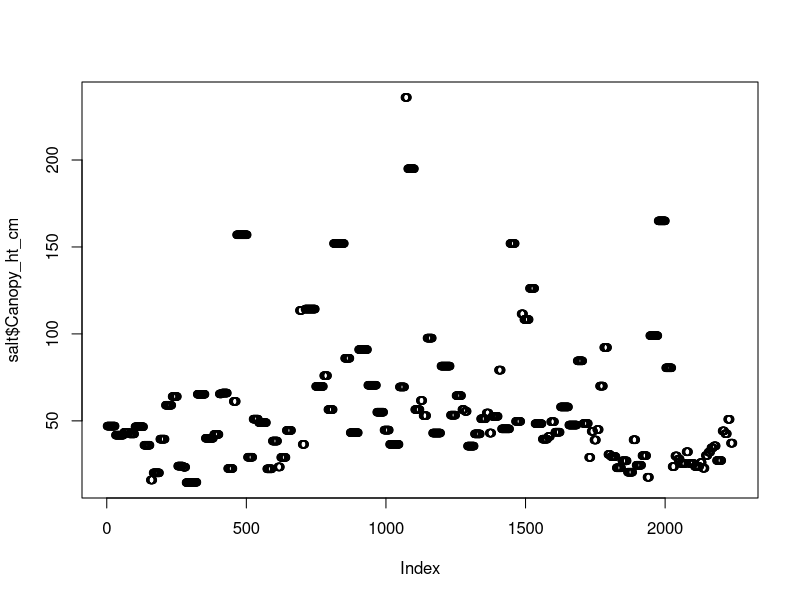
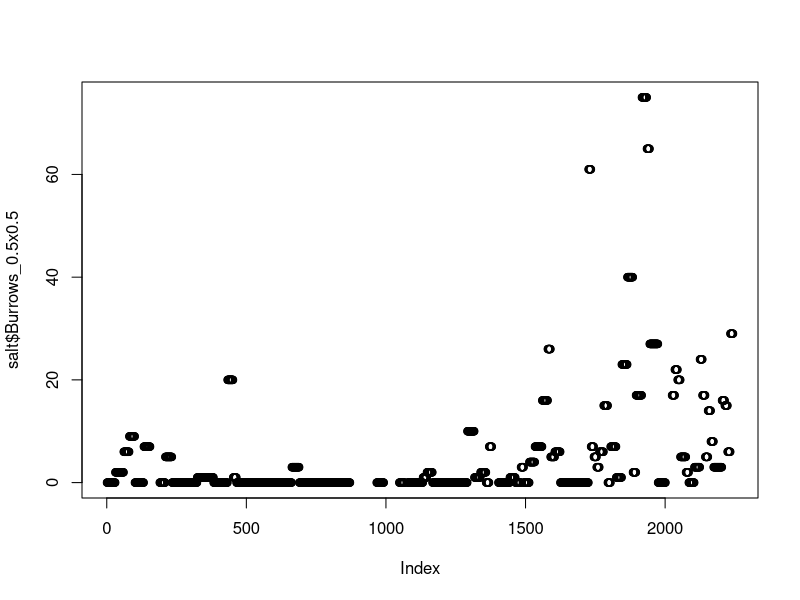
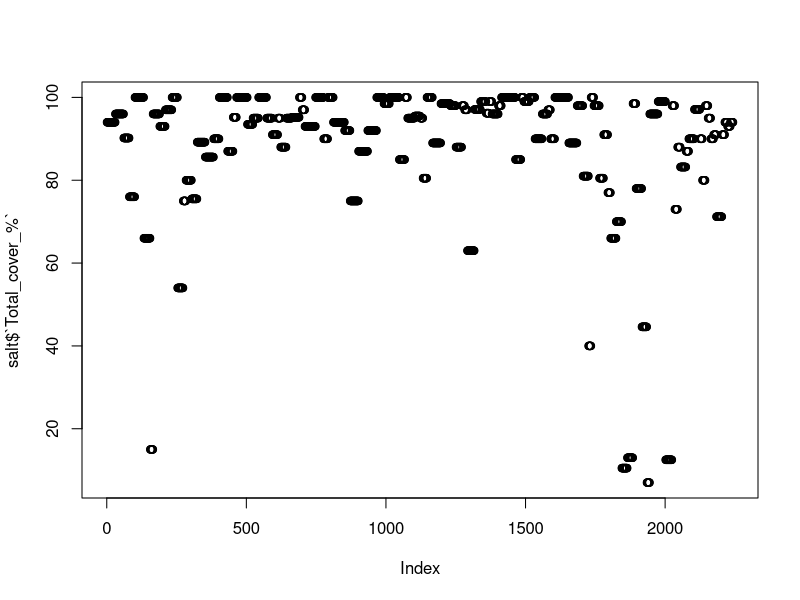
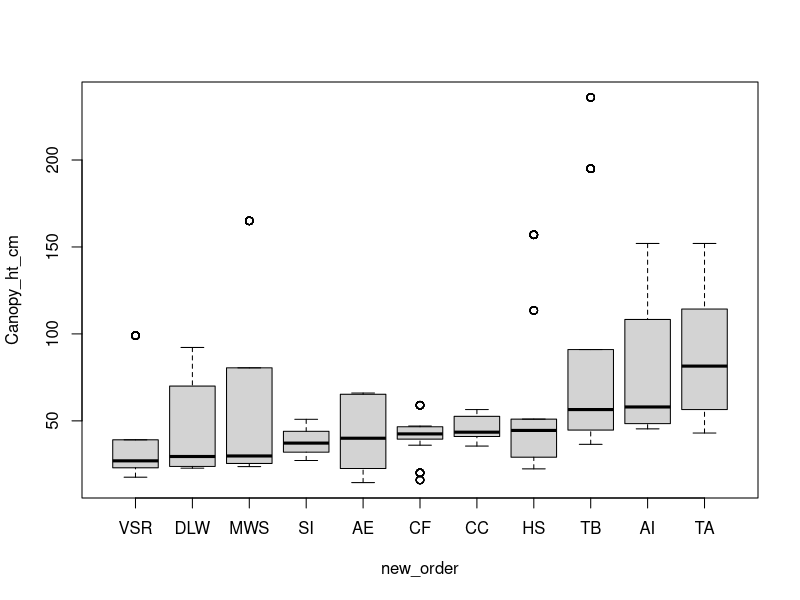
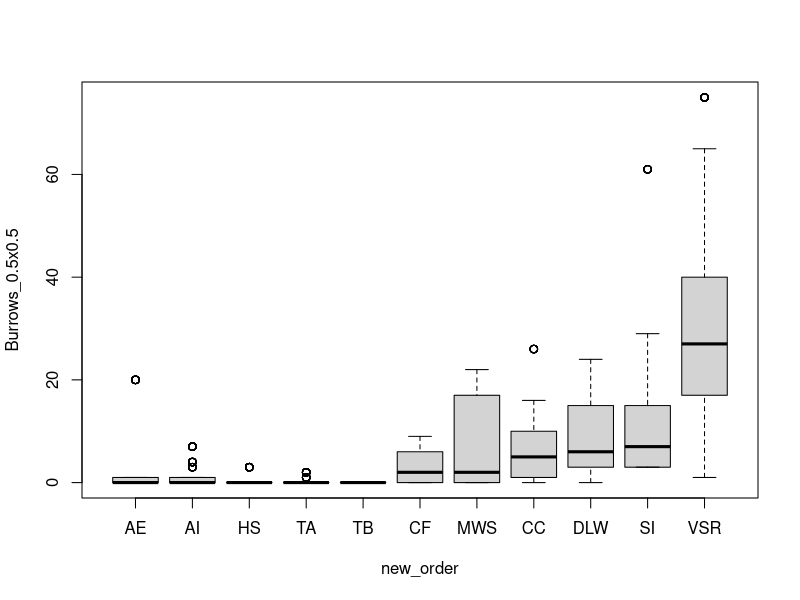
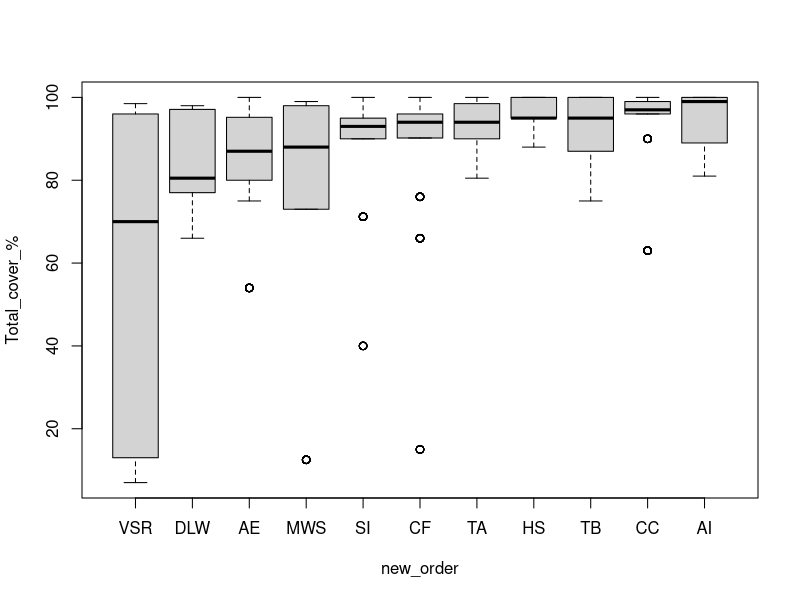
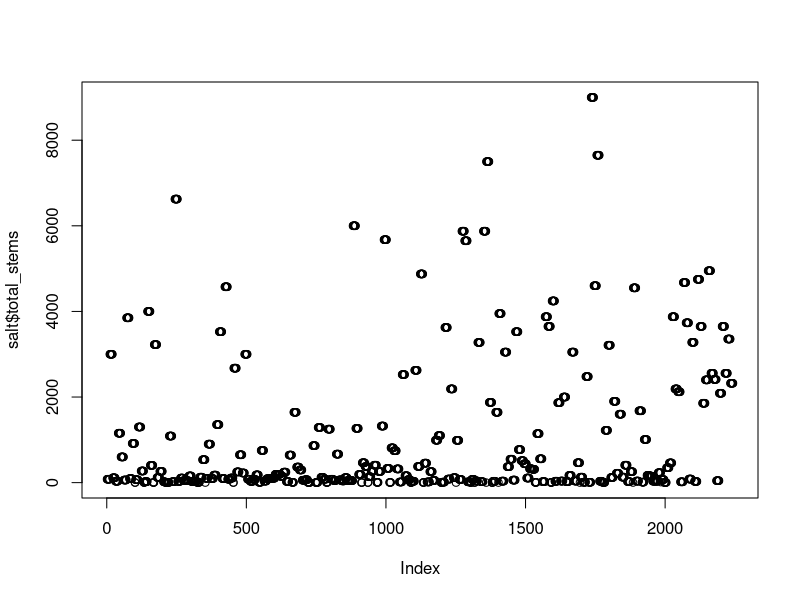
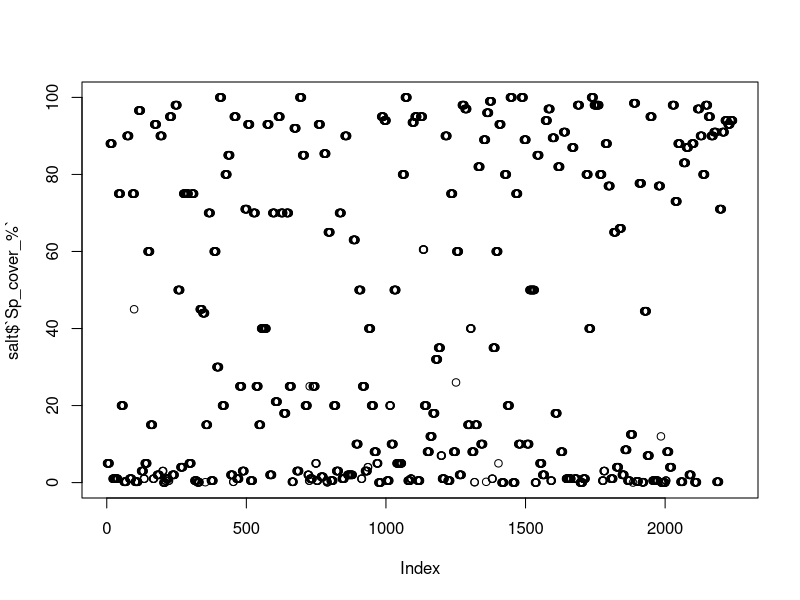

Reproduce these figures in R, in order.
## ---- chunk 1
#install.packages("readxl")
#install.packages("tidyverse")

library(readxl)
library(tidyverse)
## ---- chunk 2
# set working directory
setwd("C:/Users/z5204897/OneDrive - UNSW/Desktop/PhD/Data_analysis/Project/Functional_traits")

# input saltmarsh data
salt <- read_excel("Data/Functional_traits_combined_data.xlsx", sheet = "Saltmarsh") %>% 
  arrange(Date, Time) %>% 
  mutate(total_stems = Stems * 10000/Quad_length_cm^2, # add column for total stem count per 1m2 for each species to standardise stem counts
         rest_year = case_when(
           Site == "AE" ~ as.numeric("2017"),
           Site == "HS" ~ as.numeric("2008"),
           Site == "TA" ~ as.numeric("2007"),
           Site == "TB" ~ as.numeric("2012"),
           Site == "CC" ~ as.numeric("1990"),
           Site == "CF" ~ as.numeric("1993"),
           Site == "DLW" ~ as.numeric("2014")
         )) # add a column for restoration years
# double check with Will years for each
## ---- chunk 3
# plot by order of observation
plot(salt$Canopy_ht_cm)
plot(salt$Burrows_0.5x0.5)
plot(salt$`Total_cover_%`)

# plot by site
new_order <- with(salt, reorder(Site, Canopy_ht_cm, median, na.rm=T)) 
boxplot(Canopy_ht_cm ~ new_order, data = salt)

new_order <- with(salt, reorder(Site, Burrows_0.5x0.5, median, na.rm=T)) 
boxplot(Burrows_0.5x0.5 ~ new_order, data = salt)

new_order <- with(salt, reorder(Site, `Total_cover_%`, median, na.rm=T)) 
boxplot(`Total_cover_%` ~ new_order, data = salt)
## ---- chunk 4
# plot each variable by order recorded
plot(salt$total_stems)
plot(salt$`Sp_cover_%`)
# need to fix first and then do flowers and seeds too plot(spor$Buds)
plot(salt$Stem_ht_mm)
plot(salt$Stem_dia_mm)

# plot by Site
new_order <- with(salt, reorder(Site, total_stems, median, na.rm=T)) 
boxplot(total_stems ~ new_order, data = salt)
# not really a relevant metric on a non-species-specific level as we measured stems differently for different species.

new_order <- with(salt, reorder(Site, `Sp_cover_%`, median, na.rm=T)) 
boxplot(`Sp_cover_%` ~ new_order, data = salt)
# not really a relevant metric on a non-species-specific level as it's more a function of how many species there are

new_order <- with(salt, reorder(Site, Stem_ht_mm, median, na.rm=T)) 
boxplot(Stem_ht_mm ~ new_order, data = salt)
# shorter for Maroochy, no clear trends with restoration

new_order <- with(salt, reorder(Site, Stem_dia_mm, median, na.rm=T)) 
boxplot(Stem_dia_mm ~ new_order, data = salt)
# no clear trends


# plot relationships between variables
plot(salt$Stem_ht_mm, salt$Stem_dia_mm)
plot(salt$total_stems, salt$`Sp_cover_%`)
## ---- chunk 5
spor <- salt %>%
  filter(Species == "Sporobolus")

# plot each variable by order recorded
plot(spor$total_stems)
plot(spor$`Sp_cover_%`)
# need to fix first and then do flowers and seeds too plot(spor$Buds)
plot(spor$Stem_ht_mm)
plot(spor$Stem_dia_mm)

# plot by Site
new_order <- with(spor, reorder(Site, total_stems, median, na.rm=T)) 
boxplot(total_stems ~ new_order, data = spor)

new_order <- with(spor, reorder(Site, `Sp_cover_%`, median, na.rm=T)) 
boxplot(`Sp_cover_%` ~ new_order, data = spor)

new_order <- with(spor, reorder(Site, Stem_ht_mm, median, na.rm=T)) 
boxplot(Stem_ht_mm ~ new_order, data = spor)

new_order <- with(spor, reorder(Site, Stem_dia_mm, median, na.rm=T)) 
boxplot(Stem_dia_mm ~ new_order, data = spor)


# plot relationships between variables
plot(spor$Stem_ht_mm, spor$Stem_dia_mm)
plot(spor$total_stems, spor$`Sp_cover_%`)
## ---- chunk 6
sarc <- salt %>%
  filter(Species == "Sarcocornia")

# plot each variable by order recorded
plot(sarc$total_stems)
plot(sarc$`Sp_cover_%`)
# need to fix first and then do flowers and seeds too plot(spor$Buds)
plot(sarc$Stem_ht_mm)
plot(sarc$Stem_dia_mm)

# plot by Site
new_order <- with(sarc, reorder(Site, total_stems, median, na.rm=T)) 
boxplot(total_stems ~ new_order, data = sarc)

new_order <- with(sarc, reorder(Site, `Sp_cover_%`, median, na.rm=T)) 
boxplot(`Sp_cover_%` ~ new_order, data = sarc)

new_order <- with(sarc, reorder(Site, Stem_ht_mm, median, na.rm=T)) 
boxplot(Stem_ht_mm ~ new_order, data = sarc)

new_order <- with(sarc, reorder(Site, Stem_dia_mm, median, na.rm=T)) 
boxplot(Stem_dia_mm ~ new_order, data = sarc)


# plot relationships between variables
plot(sarc$Stem_dia_mm, sarc$Stem_ht_mm)
plot(sarc$total_stems, sarc$`Sp_cover_%`)
## ---- chunk 7
trig <- salt %>%
  filter(Species == "Triglochin")

# plot each variable by order recorded
plot(trig$total_stems)
plot(trig$`Sp_cover_%`)
# need to fix first and then do flowers and seeds too plot(spor$Buds)
plot(trig$Stem_ht_mm)
plot(trig$Stem_dia_mm)

# plot by Site
new_order <- with(trig, reorder(Site, total_stems, median, na.rm=T)) 
boxplot(total_stems ~ new_order, data = trig)

new_order <- with(trig, reorder(Site, `Sp_cover_%`, median, na.rm=T)) 
boxplot(`Sp_cover_%` ~ new_order, data = trig)

new_order <- with(trig, reorder(Site, Stem_ht_mm, median, na.rm=T)) 
boxplot(Stem_ht_mm ~ new_order, data = trig)

new_order <- with(trig, reorder(Site, Stem_dia_mm, median, na.rm=T)) 
boxplot(Stem_dia_mm ~ new_order, data = trig)


# plot relationships between variables
plot(trig$Stem_dia_mm, trig$Stem_ht_mm)
plot(trig$total_stems, trig$`Sp_cover_%`)
## ---- chunk 8
pneu <- salt %>%
  filter(Species == "Pneumatophores")

# plot each variable by order recorded
plot(pneu$total_stems)
plot(pneu$`Sp_cover_%`)
# need to fix first and then do flowers and seeds too plot(spor$Buds)
plot(pneu$Stem_ht_mm)
plot(pneu$Stem_dia_mm)

# plot by Site
new_order <- with(pneu, reorder(Site, total_stems, median, na.rm=T)) 
boxplot(total_stems ~ new_order, data = pneu)

new_order <- with(pneu, reorder(Site, `Sp_cover_%`, median, na.rm=T)) 
boxplot(`Sp_cover_%` ~ new_order, data = pneu)

new_order <- with(pneu, reorder(Site, Stem_ht_mm, median, na.rm=T)) 
boxplot(Stem_ht_mm ~ new_order, data = pneu)

new_order <- with(pneu, reorder(Site, Stem_dia_mm, median, na.rm=T)) 
boxplot(Stem_dia_mm ~ new_order, data = pneu)


# plot relationships between variables
plot(pneu$Stem_dia_mm, pneu$Stem_ht_mm)
plot(pneu$total_stems, pneu$`Sp_cover_%`)
## ---- chunk 9
plot(Canopy_ht_cm ~ Elevation, salt) # no clear trends
plot(Burrows_0.5x0.5 ~ Elevation, salt) # burrows seem to mostly exist above ~0.5m elevation
plot(`Total_cover_%` ~ Elevation, salt) # no clear trends
## ---- chunk 10
plot(total_stems ~ Elevation, spor) # looks roughly like a positive relationship
plot(`Sp_cover_%` ~ Elevation, spor) # potentially a slight positive relationship?
# need to fix first and then do flowers and seeds too plot(spor$Buds)
plot(Stem_ht_mm ~ Elevation, spor) # looks like a negative relationship
plot(Stem_dia_mm ~ Elevation, spor) # no clear trend
## ---- chunk 11
plot(total_stems ~ Elevation, sarc) # no clear trend
plot(`Sp_cover_%` ~ Elevation, sarc) # maybe a negative relationship or no clear trend
# need to fix first and then do flowers and seeds too plot(spor$Buds)
plot(Stem_ht_mm ~ Elevation, sarc) # no clear trend
plot(Stem_dia_mm ~ Elevation, sarc) # no clear trend
## ---- chunk 12
plot(total_stems ~ Elevation, trig) # no clear trend
plot(`Sp_cover_%` ~ Elevation, trig) #  no clear trend
# need to fix first and then do flowers and seeds too plot(spor$Buds)
plot(Stem_ht_mm ~ Elevation, trig) # no clear trend
plot(Stem_dia_mm ~ Elevation, trig) # no clear trend
## ---- chunk 13
plot(total_stems ~ Elevation, pneu) # no clear trend
plot(`Sp_cover_%` ~ Elevation, pneu) #  no clear trend
plot(Stem_ht_mm ~ Elevation, pneu) # no clear trend
plot(Stem_dia_mm ~ Elevation, pneu) # no clear trend
## ---- chunk 14
cleveland_plot <- function(vector,axislab){
  par(mfrow= c(1,2), mar = c(5,4,2,1)) # set some parameters for the plot
  boxplot(vector,  ylab = axislab)
  dotchart(vector, xlab = axislab,
         ylab = "Order of the data") 
}

# all species
cleveland_plot(salt$Canopy_ht_cm, "Canopy height (cm)") # right skewed, has outliers but values are realistic
cleveland_plot(salt$`Total_cover_%`, "Total cover (%)") # left skewed, has outliers but values should be realistic
cleveland_plot(salt$Burrows_0.5x0.5, "Number of burrows") # right skewed (and zero inflated), has outliers but values are realistic

# sporobolus
cleveland_plot(spor$`Sp_cover_%`, "Species cover (%)") # somewhat left skewed but decent. No outliers
cleveland_plot(spor$Stem_ht_mm, "Stem height (mm)") # there are only a few values with height >600. When investigating- this is realistic for each large height value. Overall the distribution is fairly evenly spread.
cleveland_plot(spor$Stem_dia_mm, "Stem diameter (mm)") # right skewed. There are some very large values that need investigating. 
cleveland_plot(spor$total_stems, "Stem density (number of stems)") # right skewed

# sarcocornia
cleveland_plot(sarc$`Sp_cover_%`, "Species cover (%)") # evenly spread, no outliers
cleveland_plot(sarc$Stem_ht_mm, "Stem height (mm)") # evenly distributed. One relatively large value but it is realistic. Two relatively small values but realistic.
cleveland_plot(sarc$Stem_dia_mm, "Stem diameter (mm)") # slightly right skewed but very acceptable distribution. Three larger values but realistic
cleveland_plot(sarc$total_stems, "Stem density (number of stems)") # right skewed, some relatively high values but realistic

# triglochin
cleveland_plot(trig$`Sp_cover_%`, "Species cover (%)") # very right skewed. Potential outlier high extreme value - checked photo and this is accurate.
cleveland_plot(trig$Stem_ht_mm, "Stem height (mm)") # fairly evenly distributed except some very high potential outliers. There's no evidence for stems as high as 860mm or 556mm in photos and according to plantnet this species only grows to ~30cm, so 860 and 556 are likely data errors. Other high measurements are likely OK.
cleveland_plot(trig$Stem_dia_mm, "Stem diameter (mm)") # there are some extreme outliers that need investigating. According to plantnet, leaf diameters (what we're calling stems) are usually 1-3mm. 7 out of 8 extreme values of 4 or more are from the same quadrat - potentially a consistent error with measuring there. These extreme values should be removed. The distribution is inflated by values of 1.
cleveland_plot(trig$total_stems, "Stem density (number of stems)") # one extreme value but realistic. somewhat right skewed (mostly because of this value)

# pneumatophores
cleveland_plot(pneu$`Sp_cover_%`, "Species cover (%)") # right skewed with one extreme high value. This is potentially an overestimate, looking at photos. But photos don't make re-estimation very easy. So leave for now. I also think pneumatophore cover is a fairly irrelevant metric as they're usually covered by saltmarsh and end up with 0% cover, which doesn't tell us anything.
cleveland_plot(pneu$Stem_ht_mm, "Stem height (mm)") # evenly distributed, no outliers
cleveland_plot(pneu$Stem_dia_mm, "Stem diameter (mm)") # evenly distributed, one potential low outlier. This value is unrealistic and should be removed.
cleveland_plot(pneu$total_stems, "Stem density (number of stems)") # right skewed. One potential high outlier, but it's realistic 
## ---- chunk 15
# Juncus - need to investigate consistency of stem measurements

# Aster - need to investigate stem height (some measured to the flower)
## ---- chunk 16
# do transformations fix skew?
cleveland_plot(log(salt$Canopy_ht_cm), "log Canopy height (cm)") # skew is fixed with log transformation
cleveland_plot(log(salt$`Total_cover_%`), "log Total cover (%)") # log transform makes this worse
cleveland_plot(sqrt(salt$`Total_cover_%`), "sqrt Total cover (%)") # sqrt transform makes this worse
cleveland_plot(log(salt$Burrows_0.5x0.5 +1), "log Number of burrows") # better, but always will be zero-inflated
cleveland_plot(sqrt(salt$Burrows_0.5x0.5), "sqrt Number of burrows") # similar to log transform

cleveland_plot(log(spor$`Sp_cover_%` + 1), "log Species cover (%)") # much worse than original
cleveland_plot(sqrt(spor$`Sp_cover_%`), "sqrt Species cover (%)") # worse than original
cleveland_plot(log(spor$Stem_ht_mm), "log Stem height (mm)") # much more even spread. better
cleveland_plot(log(spor$Stem_dia_mm), "log Stem diameter (mm)") # much more even spread. better
cleveland_plot(log(spor$total_stems), "log Stem density (number of stems)") # more skewed than original
cleveland_plot(sqrt(spor$total_stems), "sqrt Stem density (number of stems)") # even spread now.

cleveland_plot(log(sarc$Stem_dia_mm), "log Stem diameter (mm)") # comperable / no less skewed than original
cleveland_plot(sqrt(sarc$Stem_dia_mm), "sqrt Stem diameter (mm)") # similar to original but slightly more evenly spread so could be a slight improvement (original was fine anyway)
cleveland_plot(log(sarc$total_stems), "log Stem density (number of stems)") # becomes left skewed instead, but more even than original
cleveland_plot(sqrt(sarc$total_stems), "sqrt Stem density (number of stems)") # quite evenly distributed. Use this one.

cleveland_plot(log(trig$`Sp_cover_%` +1), "log Species cover (%)") # evenly distributed now
cleveland_plot(log(trig$Stem_dia_mm), "log Stem diameter (mm)") # not really an improvement
cleveland_plot(sqrt(trig$Stem_dia_mm), "sqrt Stem diameter (mm)") # more evenly distributed
cleveland_plot(log(trig$total_stems), "log Stem density (number of stems)") # improvement
cleveland_plot(sqrt(trig$total_stems), "sqrt Stem density (number of stems)") # improvement, and probably somewhat better than the log transform

cleveland_plot(log(pneu$`Sp_cover_%` +1), "log Species cover (%)") # still skewed but less skewed
cleveland_plot(sqrt(pneu$`Sp_cover_%`), "sqrt Species cover (%)") # only a little skewed now, acceptable
cleveland_plot(log(pneu$total_stems), "log Stem density (number of stems)") # improvement, but now a little left skewed
cleveland_plot(sqrt(pneu$total_stems), "sqrt Stem density (number of stems)") # evenly spread
## ---- chunk 17
# sporobolus - remove large stem diameter values?


trig[121,19] <- NA # this value had stem height of 556mm
trig[240,19] <- NA # this value had stem height of 860mm
trig[c(98:104),20] <- NA # these had stem diameters > 4mm
trig[78,20] <- NA # stem diameter was > 4mm

# pneumatophores
pneu[40,20] <- NA # this had stem diameter of 1mm
